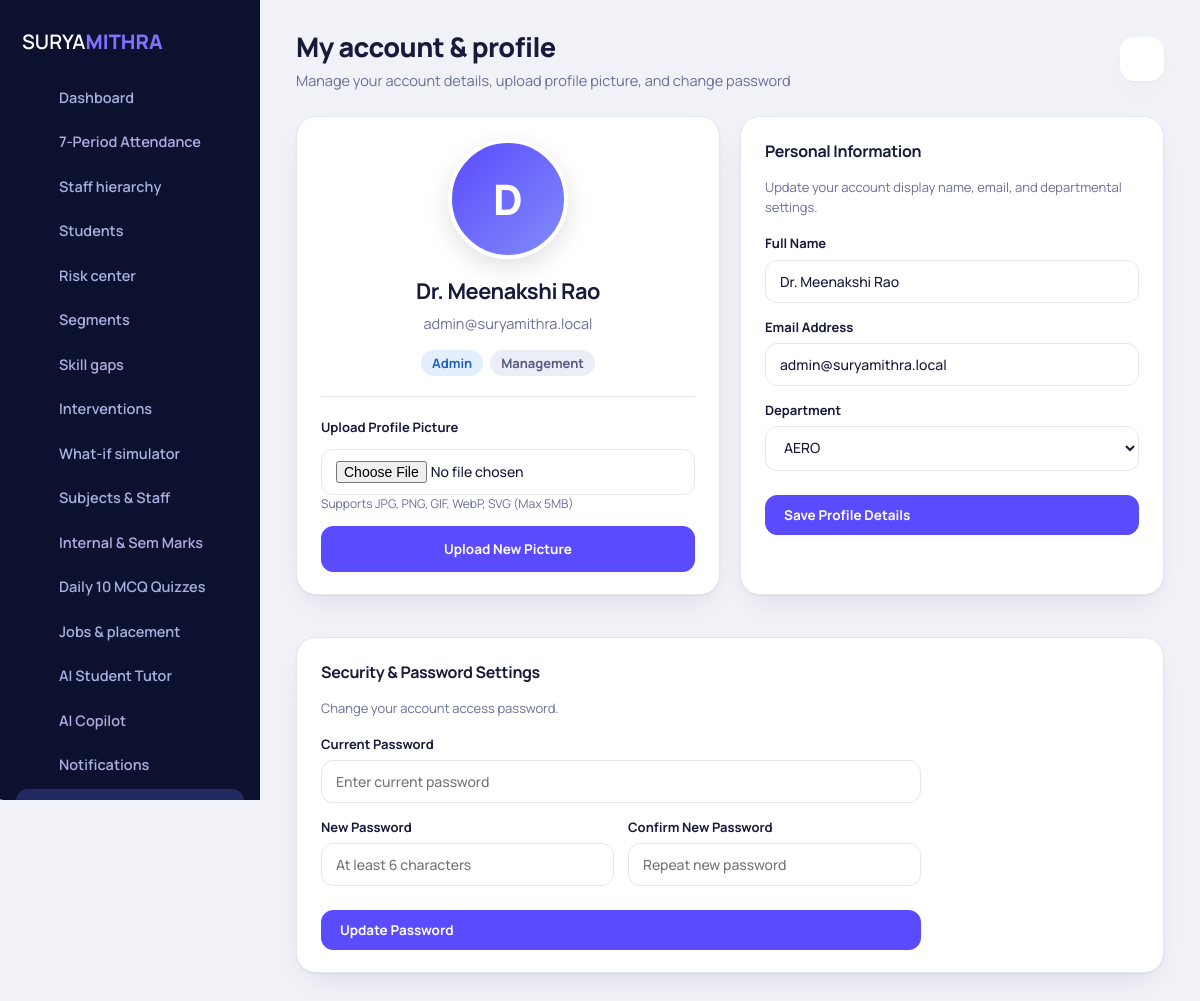
The app's page /profile.php (signed in) with its own data.
### tables this page shows
CREATE TABLE users (
  id INT PRIMARY KEY AUTO_INCREMENT,
  name VARCHAR(120) NOT NULL,
  email VARCHAR(150) UNIQUE NOT NULL,
  password_hash VARCHAR(255) NOT NULL,
  role VARCHAR(20) NOT NULL,
  department VARCHAR(60) NULL,
  added_by INT NULL,
  firebase_uid VARCHAR(128) NULL,
  avatar VARCHAR(255) NULL,
  is_active TINYINT(1) DEFAULT 1,
  last_login DATETIME NULL,
  created_at TIMESTAMP DEFAULT CURRENT_TIMESTAMP,
  FOREIGN KEY (added_by) REFERENCES users(id) ON DELETE SET NULL
);

### includes/functions.php (called while the page is built, shortened)
<?php
function db(): PDO {
    static $pdo = null;
    if ($pdo === null) {
        try {
            $pdo = new PDO('mysql:host=' . DB_HOST . ';dbname=' . DB_NAME . ';charset=utf8mb4', DB_USER, DB_PASS, [
                PDO::ATTR_ERRMODE => PDO::ERRMODE_EXCEPTION,
                PDO::ATTR_DEFAULT_FETCH_MODE => PDO::FETCH_ASSOC,
            ]);
            $hasUsers = false;
            try {
                $uCount = (int)$pdo->query("SELECT COUNT(*) FROM users")->fetchColumn();
                $hasUsers = ($uCount > 0);
            } catch (Exception $e) {
                $hasUsers = false;
            }
            if (!$hasUsers) {
                auto_seed_database($pdo);
            } else {
                foreach ($alters as $q) {
                    try { $pdo->exec($q); } catch (Exception $ex) {}
                }
            }
        } catch (PDOException $ex) {
            die('<div style="font-family:sans-serif;padding:40px;background:#f8d7da;color:#721c24;border-radius:12px;margin:40px auto;max-width:600px">
                <h2>Database Connection Failed</h2>
                <p>Could not connect to MySQL server at <code>' . e(DB_HOST) . '</code>.</p>
                <p>Please make sure your MySQL database credentials and server are running.</p>
                <p><small>Error detail: ' . e($ex->getMessage()) . '</small></p>
            </div>');
        }
    }
    return $pdo;
}
function e($s): string { return htmlspecialchars((string)$s, ENT_QUOTES, 'UTF-8'); }
function current_user(): ?array {
    static $cachedUser = null;
    if ($cachedUser === null) {
        try {
            $st = db()->prepare("SELECT id, name, email, role, department, avatar FROM users WHERE id=?");
            $st->execute([$_SESSION['user']['id']]);
            $fetched = $st->fetch();
            if ($fetched) {
                $cachedUser = $fetched;
            } else {
                $cachedUser = $_SESSION['user'];
            }
        } catch (Exception $e) {
            $cachedUser = $_SESSION['user'];
        }
    }
    return $cachedUser;
}
function require_login(): array {
    $u = current_user();
    return $u;
}
function unread_count(): int {
    $u = current_user(); if (!$u) return 0;
    $st = db()->prepare('SELECT COUNT(*) FROM notifications WHERE user_id=? AND is_read=0');
    $st->execute([$u['id']]);
    return (int)$st->fetchColumn();
}
function load_departments(): array {
    $pdo = db();
    try {
        $defaults = [
            ['name' => 'Aeronautical Engineering', 'code' => 'AERO'],
            ['name' => 'Agricultural Engineering', 'code' => 'AGRI'],
            ['name' => 'Artificial Intelligence and Data Science', 'code' => 'AIDS'],
            ['name' => 'Biomedical Engineering', 'code' => 'BME'],
            ['name' => 'Biotechnology', 'code' => 'BT'],
            ['name' => 'Chemical Engineering', 'code' => 'CHEM'],
            ['name' => 'Civil Engineering', 'code' => 'CIVIL'],
            ['name' => 'Computer Science and Engineering', 'code' => 'CSE'],
            ['name' => 'CSE - Artificial Intelligence and Machine Learning', 'code' => 'AIML'],
            ['name' => 'CSE - Internet of Things', 'code' => 'IOT'],
            ['name' => 'Cyber Security', 'code' => 'CYBER'],
            ['name' => 'Electrical and Electronics Engineering', 'code' => 'EEE'],
            ['name' => 'Electronics and Communication Engineering', 'code' => 'ECE'],
            ['name' => 'Food Technology', 'code' => 'FT'],
            ['name' => 'Information Technology', 'code' => 'IT'],
            ['name' => 'Mechanical Engineering', 'code' => 'MECH'],
            ['name' => 'Mechatronics Engineering', 'code' => 'MCT'],
            ['name' => 'Pharmaceutical Technology', 'code' => 'PT'],
            ['name' => 'Robotics and Automation', 'code' => 'RA']
        ];
        foreach ($defaults as $d) {
            $pdo->prepare("INSERT IGNORE INTO departments (name, code) VALUES (?, ?)")->execute([$d['name'], $d['code']]);
        }
        $depts = $pdo->query("SELECT code FROM departments ORDER BY code")->fetchAll(PDO::FETCH_COLUMN);
        return !empty($depts) ? $depts : ['AERO', 'AGRI', 'AIDS', 'AIML', 'BME', 'BT', 'CHEM', 'CIVIL', 'CSE', 'CYBER', 'ECE', 'EEE', 'FT', 'IOT', 'IT', 'MCT', 'MECH', 'PT', 'RA'];
    } catch (Exception $ex) {
        return ['AERO', 'AGRI', 'AIDS', 'AIML', 'BME', 'BT', 'CHEM', 'CIVIL', 'CSE', 'CYBER', 'ECE', 'EEE', 'FT', 'IOT', 'IT', 'MCT', 'MECH', 'PT', 'RA'];
    }
}

### profile.php (the view, shortened to what this page needs)
<?php
require_once __DIR__ . '/includes/functions.php';
$u = require_login();
$departments = load_departments();
include __DIR__ . '/includes/header.php';
?>
<div class="grid g2">
  <div class="card" style="text-align:center;">
    <div style="margin: 0 auto 16px; width: 120px; height: 120px; position: relative;">
      <?php if (!empty($u['avatar']) && file_exists(__DIR__ . '/' . $u['avatar'])): ?>
        <img src="<?= url(e($u['avatar'])) ?>" alt="<?= e($u['name']) ?>" style="width:120px; height:120px; border-radius:50%; object-fit:cover; border: 4px solid var(--primary); box-shadow:0 8px 24px rgba(0,0,0,0.12);">
      <?php else: ?>
        <div style="width:120px; height:120px; border-radius:50%; background:linear-gradient(135deg, var(--primary), #818cf8); color:#fff; display:flex; align-items:center; justify-content:center; font-size:42px; font-weight:800; border:4px solid #fff; box-shadow:0 8px 24px rgba(0,0,0,0.12);">
          <?= e(strtoupper(substr($u['name'], 0, 1))) ?>
        </div>
      <?php endif; ?>
    </div>
    <h2 style="margin-bottom:4px"><?= e($u['name']) ?></h2>
    <p class="muted" style="margin-top:0"><?= e($u['email']) ?></p>
    <div style="margin-bottom:16px">
      <span class="pill blue" style="font-size:13px"><?= e(ucfirst($u['role'])) ?></span>
      <span class="pill slate" style="font-size:13px; margin-left:4px"><?= e($u['department'] ?: 'General') ?></span>
    </div>
    <hr style="border:0; border-top:1px solid var(--line); margin:20px 0;">
    <form method="post" enctype="multipart/form-data" style="text-align:left">
      <label><strong>Upload Profile Picture</strong>
        <input type="file" name="avatar_file" accept="image/*" required style="margin-top:6px">
      </label>
      <small class="muted" style="display:block; margin-bottom:12px">Supports JPG, PNG, GIF, WebP, SVG (Max 5MB)</small>
      <button class="btn primary wide">Upload New Picture</button>
    </form>
  </div>
  <div class="card">
    <h3>Personal Information</h3>
    <p class="sub">Update your account display name, email, and departmental settings.</p>
    <form method="post" class="formgrid">
      <label>Full Name
        <input name="name" value="<?= e($_POST['name'] ?? $u['name']) ?>" required placeholder="Your full name">
      </label>
      <label>Email Address
        <input type="email" name="email" value="<?= e($_POST['email'] ?? $u['email']) ?>" required placeholder="you@suryamithra.local">
      </label>
      <label style="grid-column: 1/-1">Department
        <select name="department">
          <?php foreach ($departments as $d): ?>
            <option value="<?= e($d) ?>" <?= ($u['department'] === $d) ? 'selected' : '' ?>><?= e($d) ?></option>
          <?php endforeach; ?>
        </select>
      </label>
      <button class="btn primary" style="grid-column: 1/-1; margin-top:10px">Save Profile Details</button>
    </form>
  </div>
</div>
<div class="card" style="margin-top:20px">
  <h3>Security & Password Settings</h3>
  <p class="sub">Change your account access password.</p>
  <form method="post" class="formgrid" style="max-width:600px">
    <label style="grid-column: 1/-1">Current Password
      <input type="password" name="current_password" required placeholder="Enter current password">
    </label>
    <label>New Password
      <input type="password" name="new_password" required minlength="6" placeholder="At least 6 characters">
    </label>
    <label>Confirm New Password
      <input type="password" name="confirm_password" required minlength="6" placeholder="Repeat new password">
    </label>
    <button class="btn primary" style="grid-column: 1/-1; margin-top:10px">Update Password</button>
  </form>
</div>
<?php include __DIR__ . '/includes/footer.php'; ?>

### assets/css/app.css (style rules this page uses)
:root { --ink:#0d1130; --ink2:#161b45; --ink3:#232a63; --paper:#f1f2f8; --card:#fff; --line:#e4e6f2; --text:#171a3a; --muted:#6a6f94; --primary:#5b4bff; --primary2:#7f72ff; --soft:#ecebff; --red:#e5484d; --amber:#f0a020; --green:#14a96b; --blue:#2f80ed; --violet:#8b5cf6; --slate:#6a6f94; --shadow:0 1px 2px rgba(23,26,58,.05),0 12px 32px -16px rgba(23,26,58,.18); }
* { box-sizing:border-box }
html { scroll-behavior:smooth }
body { margin:0;font-family:Manrope,system-ui,-apple-system,"Segoe UI",sans-serif;background:var(--paper);color:var(--text);font-size:14.5px;line-height:1.55;-webkit-font-smoothing:antialiased }
h1,h2,h3 { margin:0;letter-spacing:-.02em }
.muted { color:var(--muted) }
.grid { display:grid;gap:20px }
.g2 { grid-template-columns:repeat(2,1fr) }
.card { background:var(--card);border-radius:20px;padding:22px 24px;box-shadow:var(--shadow);border:1px solid var(--line);min-width:0 }
.card h3 { font-size:16px;font-weight:700;margin-bottom:4px }
.card .sub { color:var(--muted);font-size:13px;margin-bottom:16px }
.btn { display:inline-flex;align-items:center;gap:8px;border:1px solid var(--line);background:var(--card);color:var(--text);padding:10px 18px;border-radius:12px;font:700 13.5px Manrope,sans-serif;cursor:pointer;transition:transform .12s,box-shadow .12s,background .12s }
.btn.primary { background:var(--primary);border-color:var(--primary);color:#fff }
.btn.wide { width:100%;justify-content:center;padding:13px }
.pill { display:inline-block;padding:3px 11px;border-radius:99px;font-size:12px;font-weight:700;white-space:nowrap }
.pill.blue { background:#e3eeff;color:#1d5fc4 }
.pill.slate { background:#eceef7;color:#555a80 }
label { display:flex;flex-direction:column;gap:6px;font-weight:700;font-size:13px;color:var(--text) }
input,select,textarea { font:500 14px Manrope,sans-serif;padding:11px 14px;border:1px solid var(--line);border-radius:12px;background:#fff;color:var(--text);width:100% }
.formgrid { display:grid;grid-template-columns:repeat(auto-fit,minmax(200px,1fr));gap:14px;align-items:end }

### records on screen
users: name "D", name "Dr. Meenakshi Rao", email "admin@suryamithra.local", role "Admin", department "Management"

### other values on screen
$label "Dashboard"
$label "7-Period Attendance"
$label "Staff hierarchy"
$label "Students"
$label "Risk center"
$label "Segments"
$label "Skill gaps"
$label "Interventions"
$label "What-if simulator"
$label "Subjects & Staff"
$label "Internal & Sem Marks"
$label "Daily 10 MCQ Quizzes"
$label "Jobs & placement"
$label "AI Student Tutor"
$label "AI Copilot"
